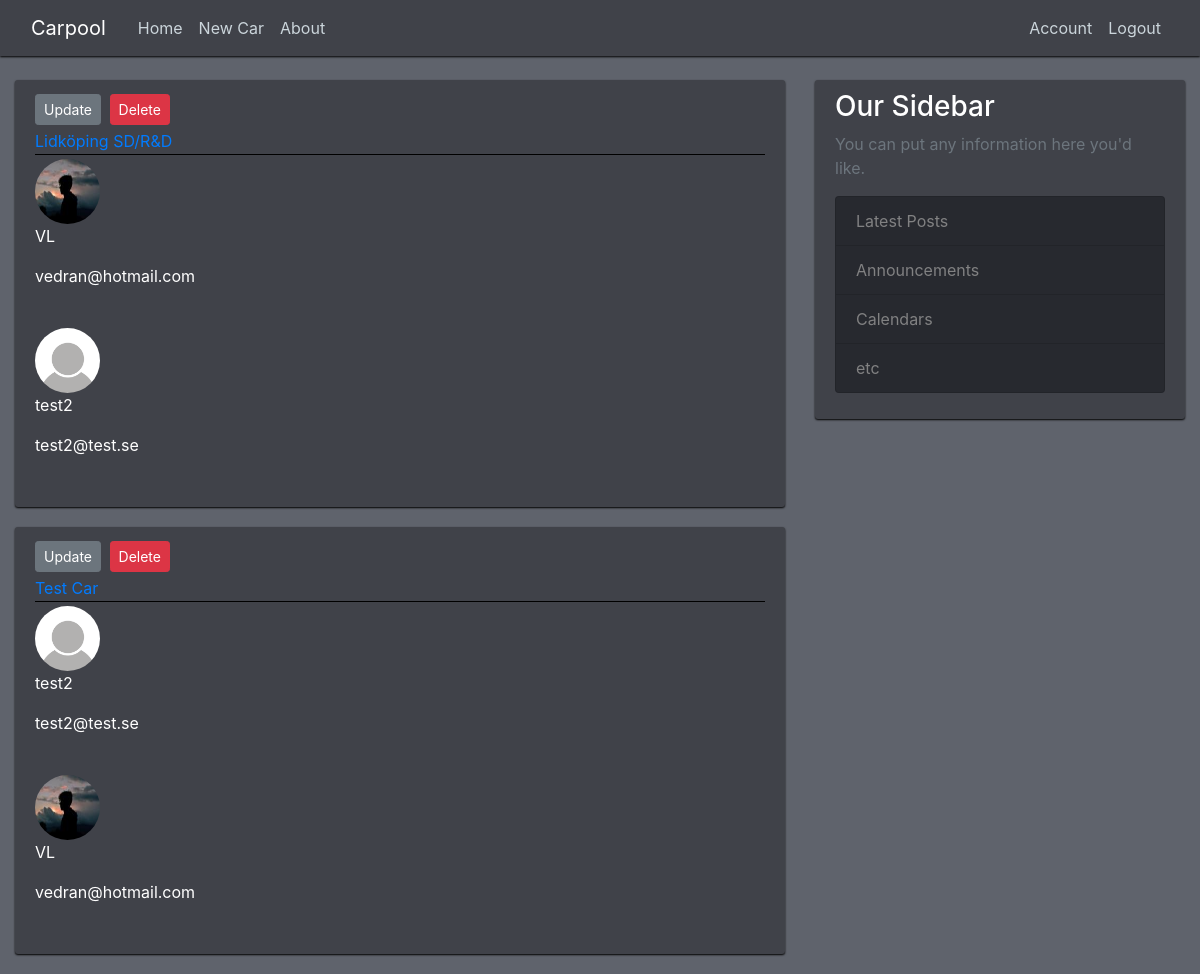
The app's page / (signed in) with its own data.
### carpool/models.py (models this page shows, shortened)
class Car(db.Model):
    id = db.Column(db.Integer, primary_key=True)
    car_name = db.Column(db.String(100), nullable=False)
    member_one = db.Column(db.Integer, nullable=False)
    member_two = db.Column(db.Integer, nullable=True)
    member_three = db.Column(db.Integer, nullable=True)
    member_four = db.Column(db.Integer, nullable=True)
    member_five = db.Column(db.Integer, nullable=True)
    week_day_one = db.Column(db.Integer, nullable=True)
    week_day_two = db.Column(db.Integer, nullable=True)
    week_day_three = db.Column(db.Integer, nullable=True)
    week_day_four = db.Column(db.Integer, nullable=True)
    week_day_five = db.Column(db.Integer, nullable=True)

class User(db.Model, UserMixin):
    id = db.Column(db.Integer, primary_key=True)
    username = db.Column(db.String(20), unique=True, nullable=False)
    email = db.Column(db.String(120), unique=True, nullable=False)
    image_file = db.Column(db.String(20), nullable=False, default='default.jpg')
    password = db.Column(db.String(60), nullable=False)
    active = db.Column(db.Boolean(), nullable=False, default=False)
    posts = db.relationship('Post', backref='author', lazy=True)

### carpool/main/routes.py (the view)
@main.route("/home")
@main.route("/")
def home():
    cars = Car.query.all()
    for car in cars:
        car.user_one = User.query.filter_by(id=car.member_one).first()
        car.user_two = User.query.filter_by(id=car.member_two).first()
        car.user_three = User.query.filter_by(id=car.member_three).first()
        car.user_four = User.query.filter_by(id=car.member_four).first()
        car.user_five = User.query.filter_by(id=car.member_five).first()
    return render_template('home.html', cars=cars)

### carpool/main/routes.py (called while the page is built)
@main.before_request
def check_valid_login():
    if not current_user.is_authenticated:
        return redirect(url_for('users.login'))

### carpool/models.py (called while the page is built)
@login_manager.user_loader
def load_user(user_id):
    return User.query.get(int(user_id))

### carpool/templates/home.html (shortened to what this page needs)
{% extends "base.html" %}
{% block content %}
    {% for car in cars %}
      {% if current_user == car.user_one
        or current_user == car.user_two
        or current_user == car.user_three
        or current_user == car.user_four
        or current_user == car.user_five %}
          <article class="media content-section">
            <div class="media-body">
              <div class="article-metadata">
              <div class="">
                <a class="btn btn-secondary btn-sm mt-1 mb-1" href="{{ url_for('cars.update_car', car_id=car.id) }}">Update</a>
                <button type="button" class="btn btn-danger btn-sm m-1" data-toggle="modal" data-target="#deleteModal{{ car.id }}">Delete</button>
                </div>
                <a class="mr-2" href="#">{{ car.car_name }}</a>
              </div>
              {% if car.user_one %}
                <img class="rounded-circle article-img" src="{{ url_for('static', filename='profile_pics/' + car.user_one.image_file) }}" alt="">
                <p class="article-content">{{ car.user_one.username }}</p>
                <p class="article-content">{{ car.user_one.email }}</p>
              {% endif %}
              {% if car.user_two %}
                <img class="rounded-circle article-img" src="{{ url_for('static', filename='profile_pics/' + car.user_two.image_file) }}" alt="">
                <p class="article-content">{{ car.user_two.username }}</p>
                <p class="article-content">{{ car.user_two.email }}</p>
              {% endif %}
            </div>
          </article>
      {% endif %}
    {% endfor %}
{% endblock content %}

### carpool/templates/base.html (shortened to what this page needs)
<!DOCTYPE html>
<html>
  <head>
    <link rel="stylesheet" href="https://stackpath.bootstrapcdn.com/bootstrap/4.2.1/css/bootstrap.min.css">
    <link rel="stylesheet" type="text/css" href="{{ url_for('static', filename='style.css') }}">
  </head>
  <body>
    <header class="site-header">
      <nav class="navbar navbar-expand-md navbar-dark bg-steel fixed-top">
        <div class="container">
          <a class="navbar-brand mr-4" href="/">Carpool</a>
          <div class="collapse navbar-collapse" id="navbarToggle">
            <div class="navbar-nav mr-auto">
              <a class="nav-item nav-link" href="{{ url_for('main.home') }}">Home</a>
              <a class="nav-item nav-link" href="{{ url_for('cars.new_car') }}">New Car</a>
              <a class="nav-item nav-link" href="{{ url_for('main.about') }}">About</a>
            </div>
            <div class="navbar-nav">
              {% if current_user.is_authenticated %}
                  <a class="nav-item nav-link" href="{{ url_for('users.account') }}">Account</a>
                  <a class="nav-item nav-link" href="{{ url_for('users.logout') }}">Logout</a>
              {% endif %}
            </div>
          </div>
        </div>
      </nav>
    </header>
    <main role="main" class="container">
      <div class="row">
        <div class="col-md-8">
          {% block content %}{% endblock %}
        </div>
        <div class="col-md-4">
          <div class="content-section">
            <h3>Our Sidebar</h3>
            <p class='text-muted'>You can put any information here you'd like.
              <ul class="list-group">
                <li class="list-group-item list-group-item-light">Latest Posts</li>
                <li class="list-group-item list-group-item-light">Announcements</li>
                <li class="list-group-item list-group-item-light">Calendars</li>
                <li class="list-group-item list-group-item-light">etc</li>
              </ul>
            </p>
          </div>
        </div>
      </div>
    </main>
  </body>
</html>

### carpool/static/style.css (style rules this page uses)
body { background: #5F636C; color: #fff; margin-top: 5rem; }
h1, h2, h3, h4, h5, h6 { color: #444444; }
@media (min-width: 768px) { .container { max-width: 900px; } }
@media (min-width: 768px) { .col-md-8 { max-width: 900px; } }
@media (min-width: 1200px) { .container { max-width: 1700px; } }
.bg-steel { background-color: #404249; box-shadow:0px 1px 2px black; }
.site-header .navbar-nav .nav-link { color: #cbd5db; }
.content-section { background: #404249; padding: 10px 20px; box-shadow:0px 1px 2px black; border-radius: 3px; margin-bottom: 20px; }
.content-section h3 { color: #fff; }
.article-content { white-space: pre-line; color: #fff; }
.article-img { height: 65px; width: 65px; margin-right: 16px; }
.article-metadata { padding-bottom: 1px; margin-bottom: 4px; border-bottom: 1px solid black }
.list-group-item-light { background-color: #27292F; }

### records on screen
Car: car_name "Lidköping SD/R&D", image_file (picture), user_one.username "VL", user_one.email "vedran@hotmail.com", image_file (placeholder picture), user_two.username "test2", user_two.email "test2@test.se"
Car: car_name "Test Car", image_file (placeholder picture), user_one.username "test2", user_one.email "test2@test.se", image_file (picture), user_two.username "VL", user_two.email "vedran@hotmail.com"
